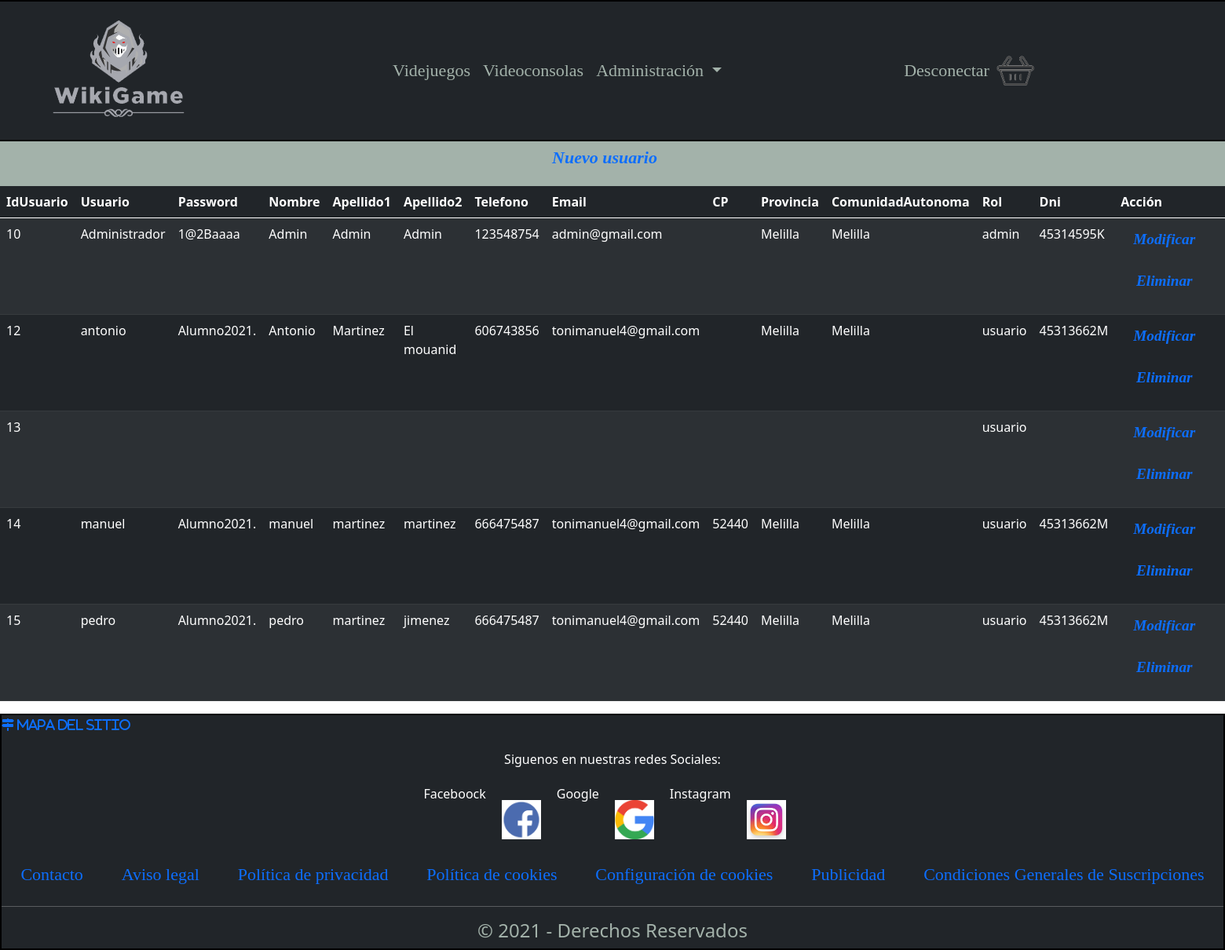
The app's page /Codigo/panel.php (signed in) with its own data.
### tables this page shows
CREATE TABLE `usuario` (
  `idUsuario` int(11) NOT NULL,
  `Usuario` varchar(20) NOT NULL COMMENT 'El usuario debe ser ?nico en la Base de Datos. Adem?s debe tener una longitud m?nima de 6 caracteres.',
  `Password` varchar(45) NOT NULL COMMENT 'La contrase?a no puede ser nula.\nTiene que tener una longitud m?nima de 8 caracteres, contener n?meros y alg?n car?cter especial de la siguiente lista (!,@,#,$,%,&,?,?,*,?)',
  `Nombre` varchar(45) NOT NULL,
  `Apellido1` varchar(45) NOT NULL,
  `Apellido2` varchar(45) DEFAULT NULL,
  `Telefono` varchar(10) NOT NULL COMMENT 'Se comprobar? que solo puedan ser tel?fonos nacionales',
  `Email` varchar(45) NOT NULL COMMENT 'Se comprobar? que es un email v?lido',
  `CP` varchar(5) NOT NULL,
  `Provincia` varchar(45) NOT NULL COMMENT 'Se comprobar? que la provincia introducida concuerda con el CP introducido',
  `ComunidadAutonoma` varchar(45) NOT NULL COMMENT 'Se comprobar? que la provincia seleccionada pertenece a la comunidad aut?noma correspondiente',
  `Rol` varchar(45) NOT NULL,
  `Dni` varchar(45) NOT NULL
);

### Codigo/DAOusuarios.php (called while the page is built, shortened)
<?php
    function obtenerUsuarios($conexion){
         $consulta = "SELECT * FROM Usuario" ;
         $resultado = mysqli_query($conexion, $consulta);
         return $resultado;
    }
?>

### Codigo/panel.php (the view, shortened to what this page needs)
<?php
	require 'DAOusuarios.php';
?>
<!DOCTYPE html>
<html>
	<head>
		<link rel="stylesheet" type="text/css" href="css/estilo.css">
		<link href="https://cdn.jsdelivr.net/npm/bootstrap@5.0.0-beta2/dist/css/bootstrap.min.css" rel="stylesheet">
	</head>
<body>
<?php include('./inc/header.php');?>
<div class="cuerpo">
	<div class="nav justify-content-center" id="botones">
		<a class="nav-item nav-link" aria-current="page" href="nuevoUsuario.php">Nuevo usuario</a>
	</div>
	<table class="table table-striped table-dark">
		<thead>
			<tr>
				<th>IdUsuario</th>
				<th>Usuario</th>
				<th>Password</th>
				<th>Nombre</th>
				<th>Apellido1</th>
				<th>Apellido2</th>
				<th>Telefono</th>
				<th>Email</th>
				<th>CP</th>
				<th>Provincia</th>
				<th>ComunidadAutonoma</th>
				<th>Rol</th>
				<th>Dni</th>
				<th>Acción</th>
			</tr>
		</thead>
		<tbody>
			<?php
				 $conexion = conectar(false);
				 $result = obtenerUsuarios($conexion);
				 while ($fila = mysqli_fetch_assoc($result)) {?>
				 	<tr>
				 		<?php foreach ($fila as $key => $value) {?>
				 			<td id="td"> <?= $value ?> </td>
				 		<?php
				 			}
				 		?>
				 			<td>
								<ul class="nav justify-content-center">
							  		<li class="nav-item" id="botones">
							    		<a class="nav-link active" aria-current="page" href="actualizarUsuarioAdmin.php?idUsuario=<?php echo $fila['idUsuario']; ?>" value="Actualizar" name="Actualizar">Modificar</a>
							  		</li>
									<li class="nav-item" id="botones">
							    		<a  class="nav-link" href="borrar_usuarioAdmin.php?idUsuario=<?php  echo $fila['idUsuario'];?>" value="eliminar" name="eliminar" onclick="return ConfirmarEliminar()">Eliminar</a>
									</li>
								</ul>
							</td>
				 	</tr>
				 		<?php
							}
						?>
		</tbody>
	</table>
</div>
<?php include("./inc/footer.php")?>
</body>
</html>

### Codigo/css/estilo.css (style rules this page uses)
body { background-color: #a3b2aa; }
.cuerpo { min-height: calc(100vh - 80px - 50px); background-color: #a3b2aa; }
.nav-link { color: #a3b2aa; }
.nav-item { font-size: 22px; font-family: Impact, fantasy; color: #f9fffc; }
#botones { font: oblique bold 120% cursive; margin-right: 20px; margin-bottom: 15px; }

### records on screen
usuario: idUsuario "10", Usuario "Administrador", Password "1@2Baaaa", Nombre "Admin", Apellido1 "Admin", Apellido2 "Admin", Telefono "123548754", Email "admin@gmail.com", Provincia "Melilla", ComunidadAutonoma "Melilla", Rol "admin", Dni "45314595K"
usuario: idUsuario "12", Usuario "antonio", Password "Alumno2021.", Nombre "Antonio", Apellido1 "Martinez", Apellido2 "El mouanid", Telefono "606743856", Email "tonimanuel4@gmail.com", Provincia "Melilla", ComunidadAutonoma "Melilla", Rol "usuario", Dni "45313662M"
usuario: idUsuario "13", Rol "usuario"
usuario: idUsuario "14", Usuario "manuel", Password "Alumno2021.", Nombre "manuel", Apellido1 "martinez", Apellido2 "martinez", Telefono "666475487", Email "tonimanuel4@gmail.com", CP "52440", Provincia "Melilla", ComunidadAutonoma "Melilla", Rol "usuario", Dni "45313662M"
usuario: idUsuario "15", Usuario "pedro", Password "Alumno2021.", Nombre "pedro", Apellido1 "martinez", Apellido2 "jimenez", Telefono "666475487", Email "tonimanuel4@gmail.com", CP "52440", Provincia "Melilla", ComunidadAutonoma "Melilla", Rol "usuario", Dni "45313662M"
